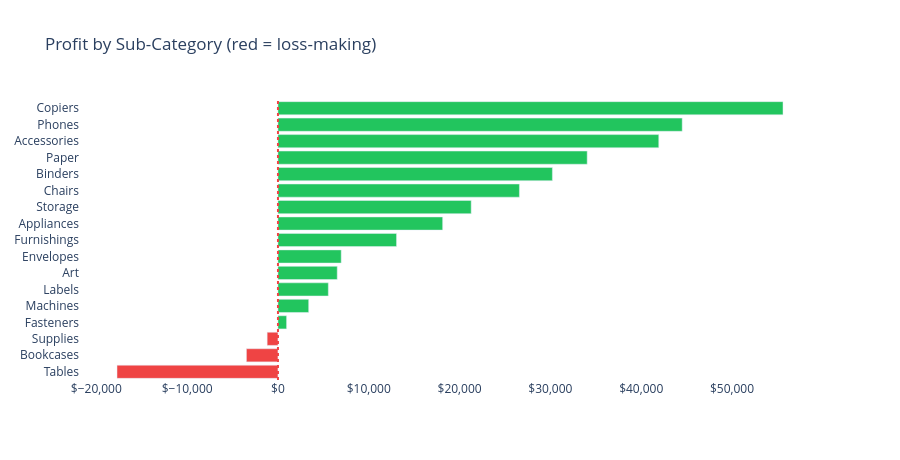

The notebook cell saved with this chart:
### Code cell
# Sub-category detail
subcat = (
    df.groupby('Sub-Category')
    .agg(Revenue=('Sales','sum'), Profit=('Profit','sum'))
    .reset_index()
    .sort_values('Profit')
)
subcat['ProfitMarginPct'] = subcat['Profit'] / subcat['Revenue'] * 100

colours = ['#ef4444' if v < 0 else '#22c55e' for v in subcat['Profit']]
fig = go.Figure(
    go.Bar(y=subcat['Sub-Category'], x=subcat['Profit'], orientation='h', marker_color=colours)
)
fig.add_vline(x=0, line_dash='dot', line_color='#ef4444')
fig.update_layout(
    title_text='Profit by Sub-Category (red = loss-making)',
    plot_bgcolor='#ffffff', paper_bgcolor='#ffffff', height=460,
)
fig.update_xaxes(tickprefix='$', tickformat=',.0f')
fig.show()

print('\nLoss-making sub-categories:')
print(subcat[subcat['Profit']<0][['Sub-Category','Revenue','Profit','ProfitMarginPct']].round(2).to_string(index=False))

### Figure 1 — Plotly figure (JSON) as saved in the notebook; plotly's stock layout.template omitted (floating-point values rounded to 4 significant figures)
{"data": [{"marker": {"color": ["#ef4444", "#ef4444", "#ef4444", "#22c55e", "#22c55e", "#22c55e", "#22c55e", "#22c55e", "#22c55e", "#22c55e", "#22c55e", "#22c55e", "#22c55e", "#22c55e", "#22c55e", "#22c55e", "#22c55e"]}, "orientation": "h", "type": "bar", "x": [-17730.0, -3473.0, -1189.0, 949.5, 3385.0, 5546.0, 6528.0, 6964.0, 13060.0, 18140.0, 21280.0, 26590.0, 30220.0, 34050.0, 41940.0, 44520.0, 55620.0], "y": ["Tables", "Bookcases", "Supplies", "Fasteners", "Machines", "Labels", "Art", "Envelopes", "Furnishings", "Appliances", "Storage", "Chairs", "Binders", "Paper", "Accessories", "Phones", "Copiers"]}], "layout": {"height": 460, "paper_bgcolor": "#ffffff", "plot_bgcolor": "#ffffff", "shapes": [{"line": {"color": "#ef4444", "dash": "dot"}, "type": "line", "x0": 0, "x1": 0, "xref": "x", "y0": 0, "y1": 1, "yref": "y domain"}], "title": {"text": "Profit by Sub-Category (red = loss-making)"}, "xaxis": {"tickformat": ",.0f", "tickprefix": "$"}}}
